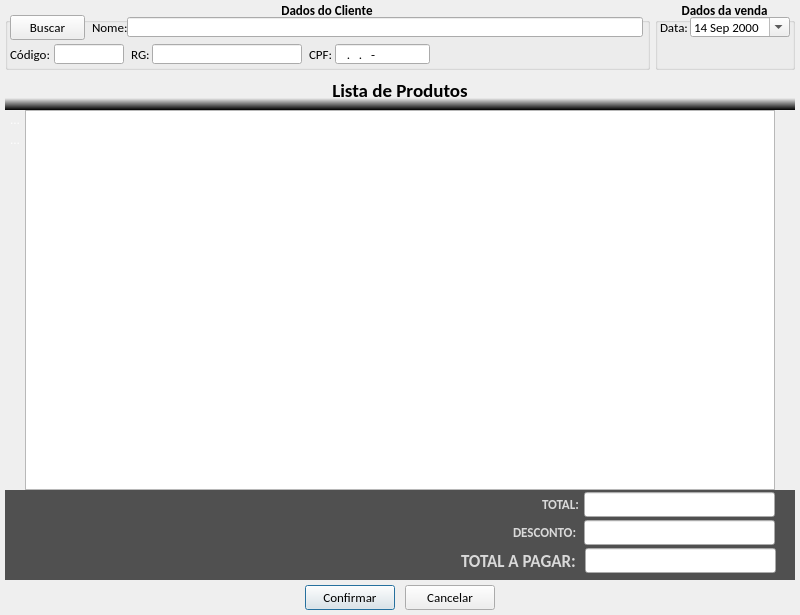
<?xml version="1.0" encoding="UTF-8"?>
<ui version="4.0">
 <class>tela_vender</class>
 <widget class="QDialog" name="tela_vender">
  <property name="geometry">
   <rect>
    <x>0</x>
    <y>0</y>
    <width>800</width>
    <height>615</height>
   </rect>
  </property>
  <property name="windowTitle">
   <string>Vender</string>
  </property>
  <widget class="QFrame" name="menu_produtos">
   <property name="geometry">
    <rect>
     <x>5</x>
     <y>110</y>
     <width>20</width>
     <height>380</height>
    </rect>
   </property>
   <property name="styleSheet">
    <string notr="true">QFrame{
	background-color: qlineargradient(x1:0, y1:1, x0:1, y0:0,
                                       stop:0.3 #505050, stop:0.6 #000000);
	border: none;
}

QToolButton{
	color:#FFFFFF
}</string>
   </property>
   <property name="frameShape">
    <enum>QFrame::StyledPanel</enum>
   </property>
   <property name="frameShadow">
    <enum>QFrame::Raised</enum>
   </property>
   <widget class="QToolButton" name="btn_adicionar_produto">
    <property name="geometry">
     <rect>
      <x>0</x>
      <y>0</y>
      <width>20</width>
      <height>20</height>
     </rect>
    </property>
    <property name="text">
     <string>...</string>
    </property>
    <property name="icon">
     <iconset resource="imagens.qrc">
      <normaloff>:/img/img/mais.png</normaloff>:/img/img/mais.png</iconset>
    </property>
    <property name="iconSize">
     <size>
      <width>16</width>
      <height>16</height>
     </size>
    </property>
    <property name="autoRaise">
     <bool>true</bool>
    </property>
   </widget>
   <widget class="QToolButton" name="btn_remover_produto">
    <property name="geometry">
     <rect>
      <x>0</x>
      <y>20</y>
      <width>20</width>
      <height>20</height>
     </rect>
    </property>
    <property name="text">
     <string>...</string>
    </property>
    <property name="icon">
     <iconset resource="imagens.qrc">
      <normaloff>:/img/img/menos.png</normaloff>:/img/img/menos.png</iconset>
    </property>
    <property name="iconSize">
     <size>
      <width>16</width>
      <height>16</height>
     </size>
    </property>
    <property name="autoRaise">
     <bool>true</bool>
    </property>
   </widget>
  </widget>
  <widget class="QPushButton" name="btn_confirmar">
   <property name="geometry">
    <rect>
     <x>305</x>
     <y>585</y>
     <width>90</width>
     <height>25</height>
    </rect>
   </property>
   <property name="minimumSize">
    <size>
     <width>0</width>
     <height>25</height>
    </size>
   </property>
   <property name="maximumSize">
    <size>
     <width>90</width>
     <height>25</height>
    </size>
   </property>
   <property name="font">
    <font>
     <family>Calibri</family>
     <pointsize>10</pointsize>
    </font>
   </property>
   <property name="text">
    <string>Confirmar</string>
   </property>
   <property name="icon">
    <iconset resource="imagens.qrc">
     <normaloff>:/img/img/1345902916_camera_test.png</normaloff>:/img/img/1345902916_camera_test.png</iconset>
   </property>
   <property name="iconSize">
    <size>
     <width>20</width>
     <height>20</height>
    </size>
   </property>
  </widget>
  <widget class="QFrame" name="frame">
   <property name="geometry">
    <rect>
     <x>5</x>
     <y>490</y>
     <width>790</width>
     <height>90</height>
    </rect>
   </property>
   <property name="styleSheet">
    <string notr="true">QFrame{
	background-color: #505050;
	border: none;
}</string>
   </property>
   <property name="frameShape">
    <enum>QFrame::StyledPanel</enum>
   </property>
   <property name="frameShadow">
    <enum>QFrame::Raised</enum>
   </property>
   <widget class="QLineEdit" name="le_total">
    <property name="geometry">
     <rect>
      <x>579</x>
      <y>2</y>
      <width>191</width>
      <height>25</height>
     </rect>
    </property>
    <property name="font">
     <font>
      <family>Calibri</family>
      <pointsize>12</pointsize>
      <weight>50</weight>
      <bold>false</bold>
     </font>
    </property>
    <property name="styleSheet">
     <string notr="true"/>
    </property>
    <property name="text">
     <string/>
    </property>
    <property name="alignment">
     <set>Qt::AlignRight|Qt::AlignTrailing|Qt::AlignVCenter</set>
    </property>
    <property name="readOnly">
     <bool>true</bool>
    </property>
   </widget>
   <widget class="QLabel" name="lb_total">
    <property name="geometry">
     <rect>
      <x>537</x>
      <y>2</y>
      <width>40</width>
      <height>25</height>
     </rect>
    </property>
    <property name="font">
     <font>
      <family>Calibri</family>
      <pointsize>10</pointsize>
      <weight>75</weight>
      <bold>true</bold>
     </font>
    </property>
    <property name="styleSheet">
     <string notr="true">color: rgb(217, 217, 217);</string>
    </property>
    <property name="text">
     <string>TOTAL:</string>
    </property>
   </widget>
   <widget class="QLineEdit" name="le_desconto">
    <property name="geometry">
     <rect>
      <x>579</x>
      <y>30</y>
      <width>191</width>
      <height>25</height>
     </rect>
    </property>
    <property name="font">
     <font>
      <family>Calibri</family>
      <pointsize>12</pointsize>
      <weight>50</weight>
      <bold>false</bold>
     </font>
    </property>
    <property name="styleSheet">
     <string notr="true">color: rgb(0, 0, 255);</string>
    </property>
    <property name="inputMask">
     <string/>
    </property>
    <property name="text">
     <string/>
    </property>
    <property name="alignment">
     <set>Qt::AlignRight|Qt::AlignTrailing|Qt::AlignVCenter</set>
    </property>
    <property name="readOnly">
     <bool>false</bool>
    </property>
   </widget>
   <widget class="QLabel" name="lb_total_2">
    <property name="geometry">
     <rect>
      <x>508</x>
      <y>30</y>
      <width>69</width>
      <height>25</height>
     </rect>
    </property>
    <property name="font">
     <font>
      <family>Calibri</family>
      <pointsize>10</pointsize>
      <weight>75</weight>
      <bold>true</bold>
     </font>
    </property>
    <property name="styleSheet">
     <string notr="true">color: rgb(217, 217, 217);</string>
    </property>
    <property name="text">
     <string>DESCONTO:</string>
    </property>
   </widget>
   <widget class="QLabel" name="lb_total_3">
    <property name="geometry">
     <rect>
      <x>456</x>
      <y>58</y>
      <width>123</width>
      <height>25</height>
     </rect>
    </property>
    <property name="font">
     <font>
      <family>Calibri</family>
      <pointsize>13</pointsize>
      <weight>75</weight>
      <bold>true</bold>
     </font>
    </property>
    <property name="styleSheet">
     <string notr="true">color: rgb(217, 217, 217);</string>
    </property>
    <property name="text">
     <string>TOTAL A PAGAR:</string>
    </property>
   </widget>
   <widget class="QLineEdit" name="le_total_a_pagar">
    <property name="geometry">
     <rect>
      <x>580</x>
      <y>58</y>
      <width>191</width>
      <height>25</height>
     </rect>
    </property>
    <property name="font">
     <font>
      <family>Calibri</family>
      <pointsize>15</pointsize>
      <weight>50</weight>
      <bold>false</bold>
     </font>
    </property>
    <property name="styleSheet">
     <string notr="true">color: rgb(255, 0, 0);</string>
    </property>
    <property name="text">
     <string/>
    </property>
    <property name="alignment">
     <set>Qt::AlignRight|Qt::AlignTrailing|Qt::AlignVCenter</set>
    </property>
    <property name="readOnly">
     <bool>true</bool>
    </property>
   </widget>
  </widget>
  <widget class="QLabel" name="lb_lista_de_produtos">
   <property name="geometry">
    <rect>
     <x>5</x>
     <y>70</y>
     <width>790</width>
     <height>40</height>
    </rect>
   </property>
   <property name="font">
    <font>
     <family>Calibri</family>
     <pointsize>14</pointsize>
     <weight>75</weight>
     <bold>true</bold>
    </font>
   </property>
   <property name="styleSheet">
    <string notr="true">QFrame{	
	background-color: qlineargradient(spread:pad, x1:1, y1:1, x2:1, y2:0, stop:0 rgba(0, 0, 0, 255), stop:0.3 rgba(255, 255, 255, 0));
	border: none;
	color:#000000
}
</string>
   </property>
   <property name="text">
    <string>Lista de Produtos</string>
   </property>
   <property name="alignment">
    <set>Qt::AlignCenter</set>
   </property>
  </widget>
  <widget class="QGroupBox" name="gb_dados_venda">
   <property name="geometry">
    <rect>
     <x>655</x>
     <y>0</y>
     <width>140</width>
     <height>70</height>
    </rect>
   </property>
   <property name="font">
    <font>
     <family>Calibri</family>
     <pointsize>10</pointsize>
     <weight>75</weight>
     <bold>true</bold>
    </font>
   </property>
   <property name="title">
    <string>Dados da venda</string>
   </property>
   <property name="alignment">
    <set>Qt::AlignCenter</set>
   </property>
   <widget class="QDateEdit" name="data">
    <property name="geometry">
     <rect>
      <x>35</x>
      <y>17</y>
      <width>100</width>
      <height>20</height>
     </rect>
    </property>
    <property name="font">
     <font>
      <weight>50</weight>
      <bold>false</bold>
     </font>
    </property>
    <property name="frame">
     <bool>true</bool>
    </property>
    <property name="alignment">
     <set>Qt::AlignLeading|Qt::AlignLeft|Qt::AlignVCenter</set>
    </property>
    <property name="readOnly">
     <bool>false</bool>
    </property>
    <property name="buttonSymbols">
     <enum>QAbstractSpinBox::UpDownArrows</enum>
    </property>
    <property name="accelerated">
     <bool>false</bool>
    </property>
    <property name="keyboardTracking">
     <bool>true</bool>
    </property>
    <property name="maximumDateTime">
     <datetime>
      <hour>23</hour>
      <minute>59</minute>
      <second>59</second>
      <year>3000</year>
      <month>12</month>
      <day>31</day>
     </datetime>
    </property>
    <property name="minimumDateTime">
     <datetime>
      <hour>0</hour>
      <minute>0</minute>
      <second>0</second>
      <year>2000</year>
      <month>9</month>
      <day>14</day>
     </datetime>
    </property>
    <property name="calendarPopup">
     <bool>true</bool>
    </property>
    <property name="timeSpec">
     <enum>Qt::LocalTime</enum>
    </property>
   </widget>
   <widget class="QLabel" name="lb_data">
    <property name="geometry">
     <rect>
      <x>5</x>
      <y>17</y>
      <width>30</width>
      <height>20</height>
     </rect>
    </property>
    <property name="font">
     <font>
      <weight>50</weight>
      <bold>false</bold>
     </font>
    </property>
    <property name="text">
     <string>Data:</string>
    </property>
   </widget>
  </widget>
  <widget class="QPushButton" name="btn_cancelar">
   <property name="geometry">
    <rect>
     <x>405</x>
     <y>585</y>
     <width>90</width>
     <height>25</height>
    </rect>
   </property>
   <property name="minimumSize">
    <size>
     <width>0</width>
     <height>25</height>
    </size>
   </property>
   <property name="maximumSize">
    <size>
     <width>90</width>
     <height>25</height>
    </size>
   </property>
   <property name="font">
    <font>
     <family>Calibri</family>
     <pointsize>10</pointsize>
    </font>
   </property>
   <property name="text">
    <string>Cancelar</string>
   </property>
   <property name="icon">
    <iconset resource="imagens.qrc">
     <normaloff>:/img/img/1345902747_button_cancel.png</normaloff>:/img/img/1345902747_button_cancel.png</iconset>
   </property>
   <property name="iconSize">
    <size>
     <width>18</width>
     <height>18</height>
    </size>
   </property>
  </widget>
  <widget class="QTableWidget" name="tw_lista_produtos">
   <property name="geometry">
    <rect>
     <x>25</x>
     <y>110</y>
     <width>750</width>
     <height>380</height>
    </rect>
   </property>
   <property name="font">
    <font>
     <family>Calibri</family>
     <pointsize>9</pointsize>
    </font>
   </property>
   <property name="alternatingRowColors">
    <bool>true</bool>
   </property>
   <property name="rowCount">
    <number>0</number>
   </property>
   <property name="columnCount">
    <number>0</number>
   </property>
   <attribute name="horizontalHeaderDefaultSectionSize">
    <number>360</number>
   </attribute>
   <attribute name="horizontalHeaderHighlightSections">
    <bool>true</bool>
   </attribute>
   <attribute name="horizontalHeaderMinimumSectionSize">
    <number>95</number>
   </attribute>
   <attribute name="horizontalHeaderStretchLastSection">
    <bool>true</bool>
   </attribute>
   <attribute name="verticalHeaderVisible">
    <bool>false</bool>
   </attribute>
   <attribute name="verticalHeaderDefaultSectionSize">
    <number>20</number>
   </attribute>
   <attribute name="verticalHeaderMinimumSectionSize">
    <number>20</number>
   </attribute>
  </widget>
  <widget class="QFrame" name="frame_3">
   <property name="geometry">
    <rect>
     <x>775</x>
     <y>110</y>
     <width>20</width>
     <height>380</height>
    </rect>
   </property>
   <property name="styleSheet">
    <string notr="true">QFrame{
	background-color: qlineargradient(x1:0, y1:1, x0:1, y0:0,
                                       stop:0.3 #505050, stop:0.6 #000000);
	border: none;
}
</string>
   </property>
   <property name="frameShape">
    <enum>QFrame::StyledPanel</enum>
   </property>
   <property name="frameShadow">
    <enum>QFrame::Raised</enum>
   </property>
  </widget>
  <widget class="QGroupBox" name="gb_dados_cliente">
   <property name="geometry">
    <rect>
     <x>5</x>
     <y>0</y>
     <width>645</width>
     <height>70</height>
    </rect>
   </property>
   <property name="font">
    <font>
     <family>Calibri</family>
     <pointsize>10</pointsize>
     <weight>75</weight>
     <bold>true</bold>
     <strikeout>false</strikeout>
     <kerning>false</kerning>
    </font>
   </property>
   <property name="title">
    <string>Dados do Cliente</string>
   </property>
   <property name="alignment">
    <set>Qt::AlignCenter</set>
   </property>
   <widget class="QLineEdit" name="le_nome">
    <property name="geometry">
     <rect>
      <x>122</x>
      <y>17</y>
      <width>516</width>
      <height>20</height>
     </rect>
    </property>
    <property name="sizePolicy">
     <sizepolicy hsizetype="Fixed" vsizetype="Fixed">
      <horstretch>0</horstretch>
      <verstretch>0</verstretch>
     </sizepolicy>
    </property>
    <property name="minimumSize">
     <size>
      <width>410</width>
      <height>20</height>
     </size>
    </property>
    <property name="font">
     <font>
      <family>Calibri</family>
      <pointsize>10</pointsize>
      <weight>50</weight>
      <bold>false</bold>
      <kerning>false</kerning>
     </font>
    </property>
    <property name="text">
     <string/>
    </property>
    <property name="maxLength">
     <number>60</number>
    </property>
    <property name="readOnly">
     <bool>true</bool>
    </property>
   </widget>
   <widget class="QLineEdit" name="le_cpf">
    <property name="geometry">
     <rect>
      <x>330</x>
      <y>44</y>
      <width>95</width>
      <height>20</height>
     </rect>
    </property>
    <property name="sizePolicy">
     <sizepolicy hsizetype="Fixed" vsizetype="Fixed">
      <horstretch>0</horstretch>
      <verstretch>0</verstretch>
     </sizepolicy>
    </property>
    <property name="minimumSize">
     <size>
      <width>95</width>
      <height>20</height>
     </size>
    </property>
    <property name="maximumSize">
     <size>
      <width>95</width>
      <height>20</height>
     </size>
    </property>
    <property name="font">
     <font>
      <family>Calibri</family>
      <pointsize>10</pointsize>
      <weight>50</weight>
      <bold>false</bold>
      <kerning>false</kerning>
     </font>
    </property>
    <property name="inputMask">
     <string>000.000.000-00; </string>
    </property>
    <property name="text">
     <string>..-</string>
    </property>
    <property name="maxLength">
     <number>14</number>
    </property>
    <property name="readOnly">
     <bool>true</bool>
    </property>
   </widget>
   <widget class="QLabel" name="lb_nome">
    <property name="geometry">
     <rect>
      <x>87</x>
      <y>17</y>
      <width>35</width>
      <height>20</height>
     </rect>
    </property>
    <property name="maximumSize">
     <size>
      <width>40</width>
      <height>20</height>
     </size>
    </property>
    <property name="font">
     <font>
      <family>Calibri</family>
      <pointsize>10</pointsize>
      <weight>50</weight>
      <bold>false</bold>
      <kerning>false</kerning>
     </font>
    </property>
    <property name="text">
     <string>Nome:</string>
    </property>
   </widget>
   <widget class="QLabel" name="lb_rg">
    <property name="geometry">
     <rect>
      <x>126</x>
      <y>44</y>
      <width>20</width>
      <height>20</height>
     </rect>
    </property>
    <property name="font">
     <font>
      <family>Calibri</family>
      <pointsize>10</pointsize>
      <weight>50</weight>
      <bold>false</bold>
      <kerning>false</kerning>
     </font>
    </property>
    <property name="text">
     <string>RG:</string>
    </property>
   </widget>
   <widget class="QLabel" name="lb_cpf">
    <property name="geometry">
     <rect>
      <x>304</x>
      <y>44</y>
      <width>26</width>
      <height>20</height>
     </rect>
    </property>
    <property name="font">
     <font>
      <family>Calibri</family>
      <pointsize>10</pointsize>
      <weight>50</weight>
      <bold>false</bold>
      <kerning>false</kerning>
     </font>
    </property>
    <property name="text">
     <string>CPF:</string>
    </property>
   </widget>
   <widget class="QLineEdit" name="le_rg">
    <property name="geometry">
     <rect>
      <x>147</x>
      <y>44</y>
      <width>150</width>
      <height>20</height>
     </rect>
    </property>
    <property name="minimumSize">
     <size>
      <width>120</width>
      <height>20</height>
     </size>
    </property>
    <property name="maximumSize">
     <size>
      <width>200</width>
      <height>20</height>
     </size>
    </property>
    <property name="font">
     <font>
      <family>Calibri</family>
      <pointsize>10</pointsize>
      <weight>50</weight>
      <bold>false</bold>
      <kerning>false</kerning>
     </font>
    </property>
    <property name="inputMask">
     <string>00000000000000000000; </string>
    </property>
    <property name="text">
     <string/>
    </property>
    <property name="maxLength">
     <number>20</number>
    </property>
    <property name="cursorPosition">
     <number>20</number>
    </property>
    <property name="readOnly">
     <bool>true</bool>
    </property>
   </widget>
   <widget class="QToolButton" name="btn_buscar_cliente">
    <property name="geometry">
     <rect>
      <x>5</x>
      <y>15</y>
      <width>75</width>
      <height>25</height>
     </rect>
    </property>
    <property name="font">
     <font>
      <weight>50</weight>
      <bold>false</bold>
     </font>
    </property>
    <property name="text">
     <string>Buscar</string>
    </property>
    <property name="icon">
     <iconset resource="imagens.qrc">
      <normaloff>:/img/img/Usuario.png</normaloff>:/img/img/Usuario.png</iconset>
    </property>
    <property name="iconSize">
     <size>
      <width>20</width>
      <height>20</height>
     </size>
    </property>
    <property name="toolButtonStyle">
     <enum>Qt::ToolButtonTextBesideIcon</enum>
    </property>
   </widget>
   <widget class="QLineEdit" name="le_codigo">
    <property name="geometry">
     <rect>
      <x>49</x>
      <y>44</y>
      <width>70</width>
      <height>20</height>
     </rect>
    </property>
    <property name="font">
     <font>
      <weight>50</weight>
      <bold>false</bold>
     </font>
    </property>
    <property name="inputMask">
     <string>000000000; </string>
    </property>
    <property name="text">
     <string/>
    </property>
    <property name="cursorPosition">
     <number>9</number>
    </property>
    <property name="readOnly">
     <bool>true</bool>
    </property>
   </widget>
   <widget class="QLabel" name="lb_codigo">
    <property name="geometry">
     <rect>
      <x>5</x>
      <y>44</y>
      <width>42</width>
      <height>20</height>
     </rect>
    </property>
    <property name="font">
     <font>
      <weight>50</weight>
      <bold>false</bold>
     </font>
    </property>
    <property name="text">
     <string>Código:</string>
    </property>
   </widget>
  </widget>
 </widget>
 <resources>
  <include location="imagens.qrc"/>
 </resources>
 <connections/>
</ui>
